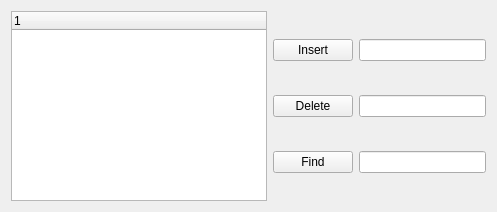
<?xml version="1.0" encoding="UTF-8"?>
<ui version="4.0">
 <class>StudentScore</class>
 <widget class="QMainWindow" name="StudentScore">
  <property name="geometry">
   <rect>
    <x>0</x>
    <y>0</y>
    <width>497</width>
    <height>212</height>
   </rect>
  </property>
  <property name="windowTitle">
   <string>StudentScore</string>
  </property>
  <widget class="QWidget" name="centralWidget">
   <layout class="QHBoxLayout" name="horizontalLayout">
    <item>
     <widget class="QTreeWidget" name="treeWidget">
      <column>
       <property name="text">
        <string notr="true">1</string>
       </property>
      </column>
     </widget>
    </item>
    <item>
     <layout class="QHBoxLayout" name="horizontalLayoutSum">
      <item>
       <layout class="QVBoxLayout" name="verticalLayoutR">
        <item>
         <widget class="QPushButton" name="InsertButton">
          <property name="text">
           <string>Insert</string>
          </property>
         </widget>
        </item>
        <item>
         <widget class="QPushButton" name="deleteButton">
          <property name="text">
           <string>Delete</string>
          </property>
         </widget>
        </item>
        <item>
         <widget class="QPushButton" name="findButton">
          <property name="text">
           <string>Find</string>
          </property>
         </widget>
        </item>
       </layout>
      </item>
      <item>
       <layout class="QVBoxLayout" name="verticalLayoutL">
        <item>
         <widget class="QLineEdit" name="insertlineEdit"/>
        </item>
        <item>
         <widget class="QLineEdit" name="deletelineEdit"/>
        </item>
        <item>
         <widget class="QLineEdit" name="findlineEdit"/>
        </item>
       </layout>
      </item>
     </layout>
    </item>
   </layout>
  </widget>
 </widget>
 <layoutdefault spacing="6" margin="11"/>
 <resources/>
 <connections/>
</ui>
